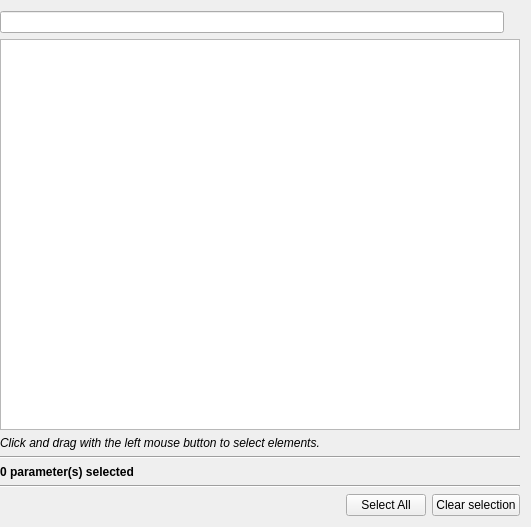
<?xml version="1.0" encoding="UTF-8"?>
<ui version="4.0">
 <class>Form</class>
 <widget class="QWidget" name="Form">
  <property name="windowModality">
   <enum>Qt::NonModal</enum>
  </property>
  <property name="geometry">
   <rect>
    <x>0</x>
    <y>0</y>
    <width>531</width>
    <height>527</height>
   </rect>
  </property>
  <property name="windowTitle">
   <string>Form</string>
  </property>
  <layout class="QVBoxLayout" name="verticalLayout">
   <property name="leftMargin">
    <number>0</number>
   </property>
   <item>
    <layout class="QHBoxLayout" name="horizontalLayout_2">
     <property name="leftMargin">
      <number>0</number>
     </property>
     <property name="rightMargin">
      <number>3</number>
     </property>
     <item>
      <widget class="QLineEdit" name="searchEdit"/>
     </item>
     <item>
      <widget class="QLabel" name="iconLabel">
       <property name="text">
        <string/>
       </property>
      </widget>
     </item>
    </layout>
   </item>
   <item>
    <widget class="QListWidget" name="filelistWidget"/>
   </item>
   <item>
    <widget class="QLabel" name="label">
     <property name="font">
      <font>
       <italic>true</italic>
      </font>
     </property>
     <property name="text">
      <string>Click and drag with the left mouse button to select elements.</string>
     </property>
    </widget>
   </item>
   <item>
    <widget class="Line" name="line_2">
     <property name="orientation">
      <enum>Qt::Horizontal</enum>
     </property>
    </widget>
   </item>
   <item>
    <widget class="QLabel" name="selectedLabel">
     <property name="font">
      <font>
       <weight>75</weight>
       <bold>true</bold>
      </font>
     </property>
     <property name="text">
      <string>0 parameter(s) selected</string>
     </property>
    </widget>
   </item>
   <item>
    <widget class="Line" name="line">
     <property name="orientation">
      <enum>Qt::Horizontal</enum>
     </property>
    </widget>
   </item>
   <item>
    <layout class="QHBoxLayout" name="horizontalLayout">
     <item>
      <spacer name="horizontalSpacer">
       <property name="orientation">
        <enum>Qt::Horizontal</enum>
       </property>
       <property name="sizeHint" stdset="0">
        <size>
         <width>40</width>
         <height>20</height>
        </size>
       </property>
      </spacer>
     </item>
     <item>
      <widget class="QPushButton" name="selectallButton">
       <property name="text">
        <string>Select All</string>
       </property>
      </widget>
     </item>
     <item>
      <widget class="QPushButton" name="clearselectionButton">
       <property name="text">
        <string>Clear selection</string>
       </property>
      </widget>
     </item>
    </layout>
   </item>
  </layout>
 </widget>
 <resources/>
 <connections/>
</ui>
